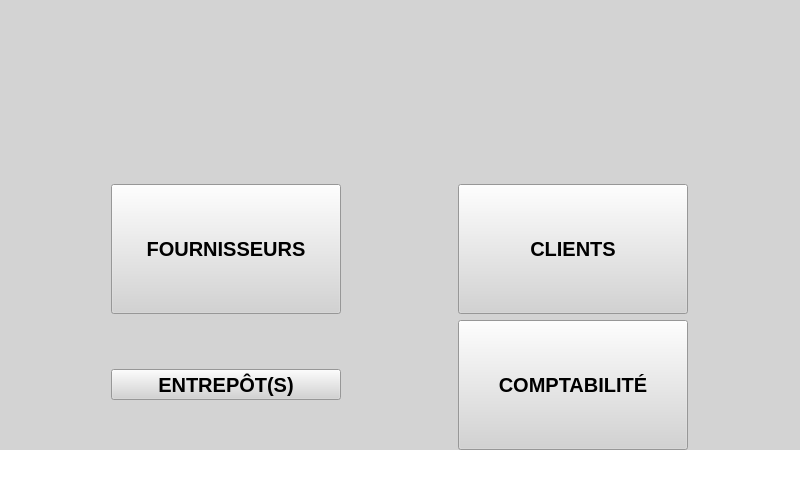
<?xml version="1.0" encoding="UTF-8"?>
<ui version="4.0">
 <class>MainWindow</class>
 <widget class="QMainWindow" name="MainWindow">
  <property name="geometry">
   <rect>
    <x>0</x>
    <y>0</y>
    <width>800</width>
    <height>500</height>
   </rect>
  </property>
  <property name="minimumSize">
   <size>
    <width>800</width>
    <height>500</height>
   </size>
  </property>
  <property name="maximumSize">
   <size>
    <width>800</width>
    <height>500</height>
   </size>
  </property>
  <property name="windowTitle">
   <string>GeStock</string>
  </property>
  <property name="styleSheet">
   <string notr="true">background-color: rgb(255, 255, 255);</string>
  </property>
  <widget class="QWidget" name="centralwidget">
   <widget class="QWidget" name="widget_2" native="true">
    <property name="geometry">
     <rect>
      <x>0</x>
      <y>0</y>
      <width>800</width>
      <height>450</height>
     </rect>
    </property>
    <property name="styleSheet">
     <string notr="true">background-color: #D3D3D3;</string>
    </property>
    <layout class="QGridLayout" name="gridLayout">
     <item row="0" column="0" colspan="2">
      <widget class="QWidget" name="widget" native="true"/>
     </item>
     <item row="1" column="0">
      <spacer name="verticalSpacer">
       <property name="orientation">
        <enum>Qt::Orientation::Vertical</enum>
       </property>
       <property name="sizeHint" stdset="0">
        <size>
         <width>20</width>
         <height>121</height>
        </size>
       </property>
      </spacer>
     </item>
     <item row="1" column="1">
      <spacer name="verticalSpacer_2">
       <property name="orientation">
        <enum>Qt::Orientation::Vertical</enum>
       </property>
       <property name="sizeHint" stdset="0">
        <size>
         <width>20</width>
         <height>121</height>
        </size>
       </property>
      </spacer>
     </item>
     <item row="2" column="0">
      <widget class="QToolButton" name="toolButton_fournisseur">
       <property name="sizePolicy">
        <sizepolicy hsizetype="Fixed" vsizetype="Fixed">
         <horstretch>0</horstretch>
         <verstretch>0</verstretch>
        </sizepolicy>
       </property>
       <property name="minimumSize">
        <size>
         <width>230</width>
         <height>130</height>
        </size>
       </property>
       <property name="font">
        <font>
         <pointsize>15</pointsize>
         <italic>false</italic>
         <bold>true</bold>
        </font>
       </property>
       <property name="styleSheet">
        <string notr="true"/>
       </property>
       <property name="text">
        <string>FOURNISSEURS</string>
       </property>
       <property name="icon">
        <iconset resource="resources.qrc">
         <normaloff>:/images/customer_256px.png</normaloff>:/images/customer_256px.png</iconset>
       </property>
       <property name="iconSize">
        <size>
         <width>100</width>
         <height>100</height>
        </size>
       </property>
       <property name="toolButtonStyle">
        <enum>Qt::ToolButtonStyle::ToolButtonTextUnderIcon</enum>
       </property>
      </widget>
     </item>
     <item row="2" column="1">
      <widget class="QToolButton" name="toolButton_clients">
       <property name="sizePolicy">
        <sizepolicy hsizetype="Fixed" vsizetype="Fixed">
         <horstretch>0</horstretch>
         <verstretch>0</verstretch>
        </sizepolicy>
       </property>
       <property name="minimumSize">
        <size>
         <width>230</width>
         <height>130</height>
        </size>
       </property>
       <property name="font">
        <font>
         <pointsize>15</pointsize>
         <italic>false</italic>
         <bold>true</bold>
        </font>
       </property>
       <property name="styleSheet">
        <string notr="true"/>
       </property>
       <property name="text">
        <string>CLIENTS</string>
       </property>
       <property name="icon">
        <iconset resource="resources.qrc">
         <normaloff>:/images/customer_256px.png</normaloff>:/images/customer_256px.png</iconset>
       </property>
       <property name="iconSize">
        <size>
         <width>100</width>
         <height>100</height>
        </size>
       </property>
       <property name="toolButtonStyle">
        <enum>Qt::ToolButtonStyle::ToolButtonTextUnderIcon</enum>
       </property>
      </widget>
     </item>
     <item row="3" column="0">
      <widget class="QToolButton" name="toolButton_entrepot">
       <property name="sizePolicy">
        <sizepolicy hsizetype="Fixed" vsizetype="Fixed">
         <horstretch>0</horstretch>
         <verstretch>0</verstretch>
        </sizepolicy>
       </property>
       <property name="minimumSize">
        <size>
         <width>230</width>
         <height>0</height>
        </size>
       </property>
       <property name="font">
        <font>
         <pointsize>15</pointsize>
         <italic>false</italic>
         <bold>true</bold>
        </font>
       </property>
       <property name="styleSheet">
        <string notr="true"/>
       </property>
       <property name="text">
        <string>ENTREPÔT(S)</string>
       </property>
       <property name="icon">
        <iconset resource="resources.qrc">
         <normaloff>:/images/customer_256px.png</normaloff>:/images/customer_256px.png</iconset>
       </property>
       <property name="iconSize">
        <size>
         <width>100</width>
         <height>100</height>
        </size>
       </property>
       <property name="toolButtonStyle">
        <enum>Qt::ToolButtonStyle::ToolButtonTextUnderIcon</enum>
       </property>
      </widget>
     </item>
     <item row="3" column="1">
      <widget class="QToolButton" name="toolButton_comptabilite">
       <property name="sizePolicy">
        <sizepolicy hsizetype="Fixed" vsizetype="Fixed">
         <horstretch>0</horstretch>
         <verstretch>0</verstretch>
        </sizepolicy>
       </property>
       <property name="minimumSize">
        <size>
         <width>230</width>
         <height>130</height>
        </size>
       </property>
       <property name="font">
        <font>
         <pointsize>15</pointsize>
         <italic>false</italic>
         <bold>true</bold>
        </font>
       </property>
       <property name="styleSheet">
        <string notr="true"/>
       </property>
       <property name="text">
        <string>COMPTABILITÉ</string>
       </property>
       <property name="icon">
        <iconset resource="resources.qrc">
         <normaloff>:/images/customer_256px.png</normaloff>:/images/customer_256px.png</iconset>
       </property>
       <property name="iconSize">
        <size>
         <width>100</width>
         <height>100</height>
        </size>
       </property>
       <property name="toolButtonStyle">
        <enum>Qt::ToolButtonStyle::ToolButtonTextUnderIcon</enum>
       </property>
      </widget>
     </item>
    </layout>
   </widget>
  </widget>
 </widget>
 <resources>
  <include location="resources.qrc"/>
 </resources>
 <connections/>
</ui>
